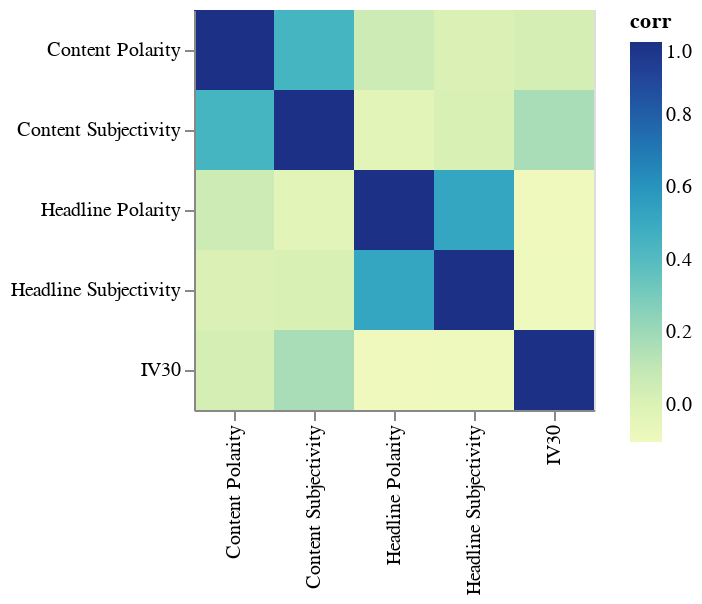

Notebook code cell kept with this figure:
### Code cell
cormat4 = merged2[['IV30', 'Headline Polarity', 'Headline Subjectivity', 'Content Polarity', 'Content Subjectivity']].corr()
cormat_tidy_4 = cormat4.stack().reset_index().rename(columns={0:'corr'})
heatmap4 = alt.Chart(cormat_tidy_4).mark_rect().encode(
    x = alt.X('level_0').axis().title(''),
    y = alt.Y('level_1').axis().title(''),
    color = 'corr'
).properties(
    width = 200,
    height = 200
)

heatmap4.display()

### Figure 1 — Vega-Lite specification as saved in the notebook (floating-point values rounded to 4 significant figures)
{"config": {"view": {"continuousWidth": 300, "continuousHeight": 300}}, "data": {"name": "data-c6b8ff4d1265b2a6b5c1d4e69593e11d"}, "mark": {"type": "rect"}, "encoding": {"color": {"field": "corr", "type": "quantitative"}, "x": {"axis": {}, "field": "level_0", "title": "", "type": "nominal"}, "y": {"axis": {}, "field": "level_1", "title": "", "type": "nominal"}}, "height": 200, "width": 200, "$schema": "https://vega.github.io/schema/vega-lite/v5.8.0.json", "datasets": {"data-c6b8ff4d1265b2a6b5c1d4e69593e11d": [{"level_0": "IV30", "level_1": "IV30", "corr": 1.0}, {"level_0": "IV30", "level_1": "Headline Polarity", "corr": -0.1031}, {"level_0": "IV30", "level_1": "Headline Subjectivity", "corr": -0.09951}, {"level_0": "IV30", "level_1": "Content Polarity", "corr": 0.03341}, {"level_0": "IV30", "level_1": "Content Subjectivity", "corr": 0.1705}, {"level_0": "Headline Polarity", "level_1": "IV30", "corr": -0.1031}, {"level_0": "Headline Polarity", "level_1": "Headline Polarity", "corr": 1.0}, {"level_0": "Headline Polarity", "level_1": "Headline Subjectivity", "corr": 0.519}, {"level_0": "Headline Polarity", "level_1": "Content Polarity", "corr": 0.06311}, {"level_0": "Headline Polarity", "level_1": "Content Subjectivity", "corr": -0.03222}, {"level_0": "Headline Subjectivity", "level_1": "IV30", "corr": -0.09951}, {"level_0": "Headline Subjectivity", "level_1": "Headline Polarity", "corr": 0.519}, {"level_0": "Headline Subjectivity", "level_1": "Headline Subjectivity", "corr": 1.0}, {"level_0": "Headline Subjectivity", "level_1": "Content Polarity", "corr": 0.01199}, {"level_0": "Headline Subjectivity", "level_1": "Content Subjectivity", "corr": 0.01619}, {"level_0": "Content Polarity", "level_1": "IV30", "corr": 0.03341}, {"level_0": "Content Polarity", "level_1": "Headline Polarity", "corr": 0.06311}, {"level_0": "Content Polarity", "level_1": "Headline Subjectivity", "corr": 0.01199}, {"level_0": "Content Polarity", "level_1": "Content Polarity", "corr": 1.0}, {"level_0": "Content Polarity", "level_1": "Content Subjectivity", "corr": 0.4448}, {"level_0": "Content Subjectivity", "level_1": "IV30", "corr": 0.1705}, {"level_0": "Content Subjectivity", "level_1": "Headline Polarity", "corr": -0.03222}, {"level_0": "Content Subjectivity", "level_1": "Headline Subjectivity", "corr": 0.01619}, {"level_0": "Content Subjectivity", "level_1": "Content Polarity", "corr": 0.4448}, {"level_0": "Content Subjectivity", "level_1": "Content Subjectivity", "corr": 1.0}]}}
